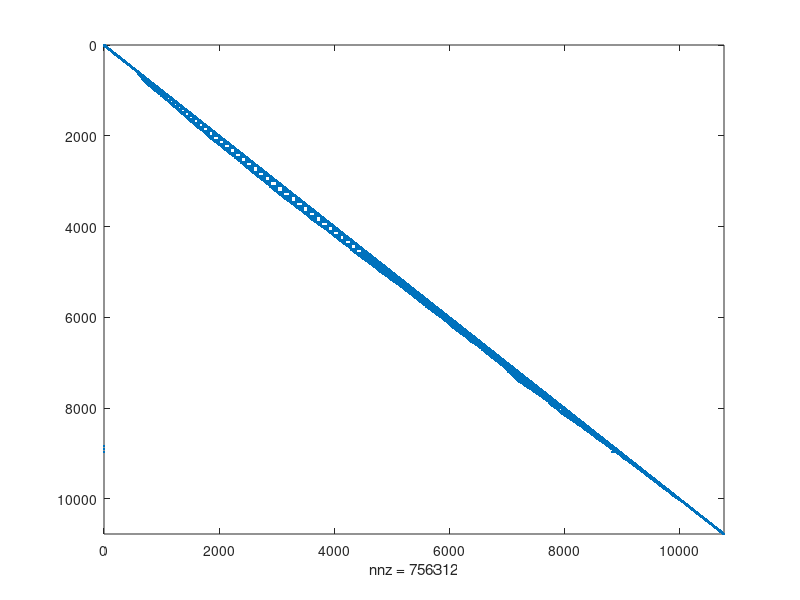

MATLAB code to generate this figure:
load ('A_SymPosDef.mat')

%spy(A_SymPosDef)

format short
sparsity = nnz(A_SymPosDef)/prod(size(A_SymPosDef))

%drawit;
%snapnow

r = symrcm(A_SymPosDef(2:end,2:end));
prcm = [1 r+1];

%spy(A_SymPosDef(prcm,prcm))

%drawitrcm;
%snapnow

% Compute the Cholesky factor of the original matrix
L = chol(A_SymPosDef, 'lower');
spy(L);

% Compute the Cholesky factor of the permuted matrix
L_permuted = chol(A_SymPosDef(prcm, prcm), 'lower');
spy(L_permuted);

% Calculate and display the sparsity of Cholesky factors
sparsity_L = nnz(L) / prod(size(L))
sparsity_L_permuted = nnz(L_permuted) / prod(size(L_permuted))